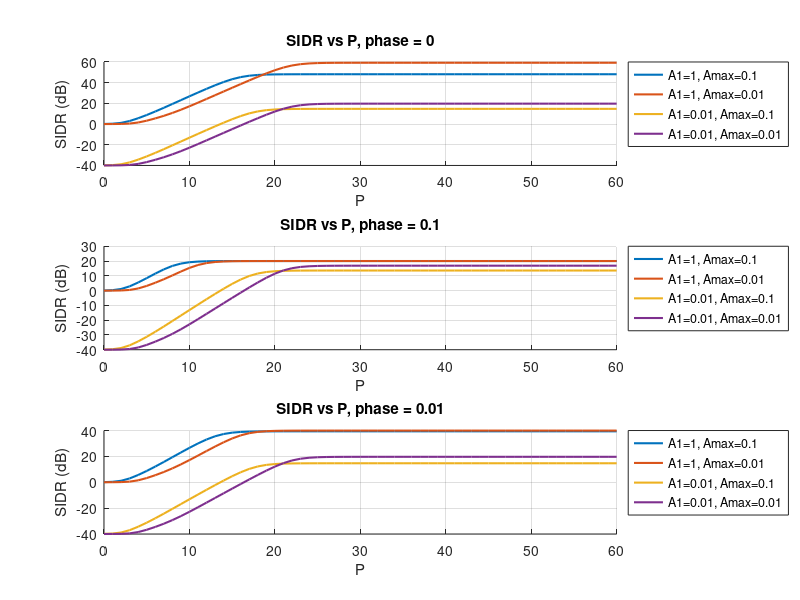
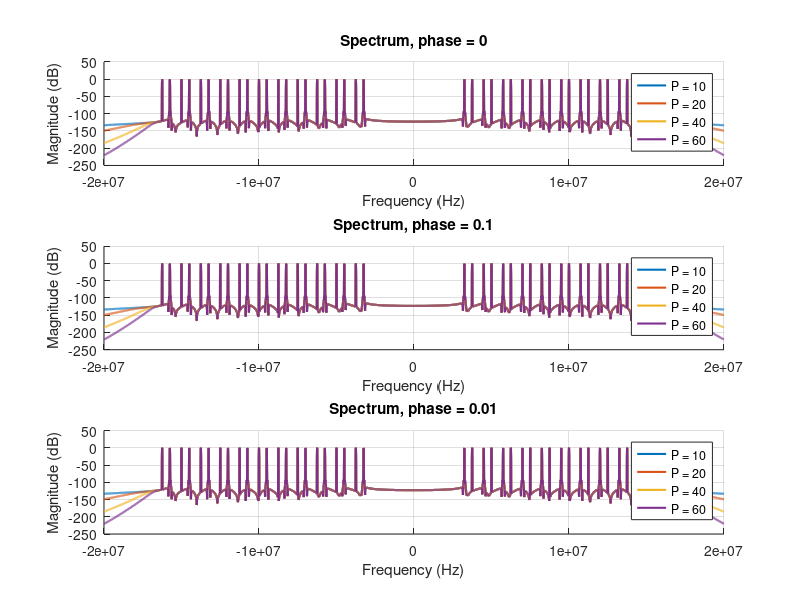
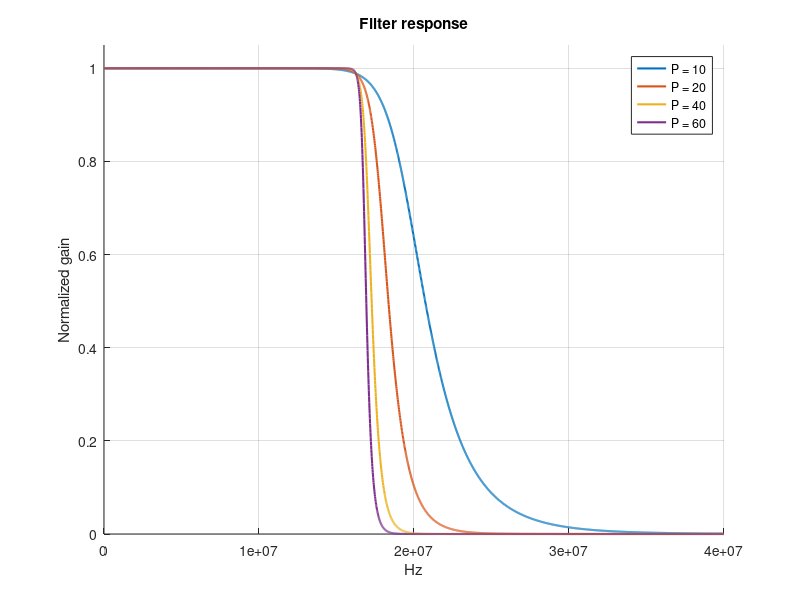

Write the MATLAB code that produced these figures, in order.
clear; clc; close all;

fs = 40e6;
N = 8192;
t = (0:N-1)/fs;


fc1 = 10e6;
fc2 = 30.5e6;
Delta = 1/8;
k_vals = -5:5;
f = (0:N-1)*(fs/N);
omega = 2*pi*f;
omega_c = 0.8125*pi;   % digital rad/sample cutoff
w_axis  = linspace(-pi, pi, N);
A2 = 1;
P_vals = 0:60;

A1_vals = [1, 0.01];
Amax_vals = [0.1, 0.01];

Delta_phase_vals = [0, 0.1, 0.01];   

omega_c = 0.8125*pi*fs;


x_a1 = zeros(1,N);

for k = k_vals
    f1 = fc1 + fc1*k*Delta;
    x_a1 = x_a1 + sin(2*pi*f1*t);
end

figure;

for d = 1:3

    phi = Delta_phase_vals(d);

    subplot(3,1,d);
    hold on; grid on;

    legends = {};   

    for A1 = A1_vals
    for Amax = Amax_vals

        eps = sqrt(10^(Amax/10) - 1);

        SIDR = zeros(size(P_vals));

        for i = 1:length(P_vals)

            P = P_vals(i);

            x_a1_filt = zeros(1,N);
            x_a2_filt = zeros(1,N);

            for k = k_vals

                f1 = fc1 + fc1*k*Delta;
                f2 = fc2 + fc1*k*Delta;

                ph = phi * (-1)^k;

                H1 = 1/sqrt(1 + eps^2*((2*pi*f1)/omega_c)^(2*P));
                H2 = 1/sqrt(1 + eps^2*((2*pi*f2)/omega_c)^(2*P));

                x_a1_filt = x_a1_filt + H1*sin(2*pi*f1*t + ph);
                x_a2_filt = x_a2_filt + H2*sin(2*pi*f2*t);

            end

            x  = A1*x_a1_filt + A2*x_a2_filt;
            x0 = A1*x_a1;

            signal_power = sum(x0.^2);
            error_power  = sum((x - x0).^2) + eps;

            SIDR(i) = 10*log10(signal_power / error_power);

        end

        plot(P_vals, SIDR, 'LineWidth', 1.5);

        legends{end+1} = sprintf('A1=%.2g, Amax=%.2g', A1, Amax);

    end
    end

    title(['SIDR vs P, phase = ', num2str(phi)]);
    xlabel('P');
    ylabel('SIDR (dB)');
    legend(legends,'Location','bestoutside');

end


%% 2. Spectrum comparison

figure;

window = blackmanharris(N)';
F = (-N/2:N/2-1)*(fs/N);

P_test = [10 20 40 60];

omega_c = 0.8125*pi*fs;
eps = sqrt(10^(0.1/10) - 1);

for d = 1:3

    phi = Delta_phase_vals(d);

    subplot(3,1,d);
    hold on;
    grid on;

    legends = {};

    for p = 1:length(P_test)

        P = P_test(p);

        xa1 = zeros(1,N);
        xa2 = zeros(1,N);

        for k = k_vals

            f1 = fc1 + fc1*k*Delta;
            f2 = fc2 + fc1*k*Delta;

            ph = phi * (-1)^k;

            xa1 = xa1 + sin(2*pi*f1*t + ph);
            xa2 = xa2 + sin(2*pi*f2*t);

        end

        x = A1_vals(1)*xa1 + A2*xa2;

        X = fftshift(fft(x .* window));

        w = 2*pi*F;  

        
        H = 1 ./ sqrt(1 + eps^2 * (abs(w)/omega_c).^(2*P));

        Xf = X .* H;

        A_dB = 20*log10(abs(Xf)/max(abs(Xf)) + 1e-12);

        plot(F, A_dB, 'LineWidth', 1.5);

        legends{end+1} = ['P = ', num2str(P)];

    end

    %xlim([-fs/2 fs/2]);
    %ylim([-220 10]);

    title(['Spectrum, phase = ', num2str(phi)]);
    xlabel('Frequency (Hz)');
    ylabel('Magnitude (dB)');
    legend(legends);

end


%% 3. Filter response


figure; 
hold on; 
grid on;

f_plot = linspace(0, fs, 3000);
w_plot = 2*pi*f_plot;

eps = sqrt(10^(0.1/10) - 1);

for P = [10 20 40 60]

    H = 1 ./ sqrt(1 + eps^2 * (abs(w_plot)./omega_c).^(2*P));

    plot(f_plot, H./max(H), 'LineWidth', 1.5, ...
        'DisplayName', ['P = ', num2str(P)]);
end

ylim([0 1.05]);
xlabel('Hz');
ylabel('Normalized gain');
title('Filter response');
legend;
